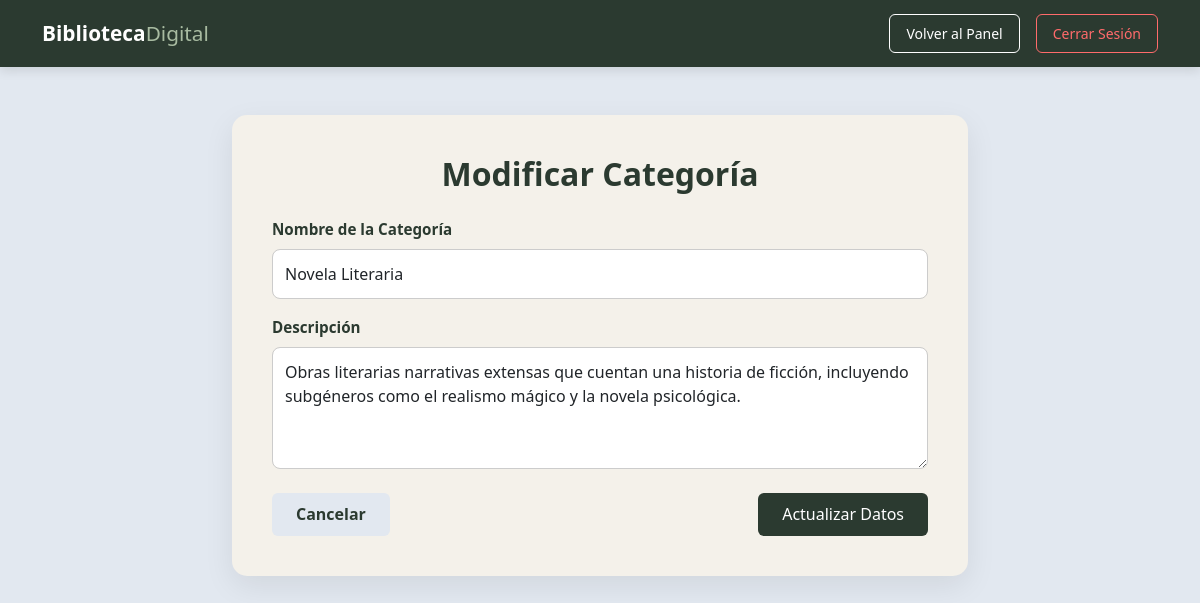
Screenshot of /categorias/categoria_editar.php?id=1 (signed in) with the database file from the repository.
### tables this page shows
CREATE TABLE `categorias` (
  `id` int(11) NOT NULL,
  `nombre` varchar(100) NOT NULL,
  `descripcion` text DEFAULT NULL
);

### categorias/categoria_editar.php (the view, shortened to what this page needs)
<?php
require '../config/conexion.php';
$id = intval($_GET['id']);
$sql = "SELECT * FROM categorias WHERE id = $id";
$resultado = $conn->query($sql);
if ($resultado && $resultado->num_rows > 0) {
    $categoria = $resultado->fetch_assoc();
} else {
    header("Location: categoria_lista.php");
    exit();
}
?>
<!DOCTYPE html>
<html lang="es">
<head>
    <link href="https://cdn.jsdelivr.net/npm/bootstrap@5.3.0/dist/css/bootstrap.min.css" rel="stylesheet">
</head>
<body>
    <nav class="navbar mb-5">
        <div class="container">
            <a class="navbar-brand" href="../dashboard.php">Biblioteca<span>Digital</span></a>
            <div class="d-flex">
                <a href="../dashboard.php" class="btn btn-sm btn-outline-light-custom me-3 px-3 py-2">Volver al Panel</a>
                <a href="../logout.php" class="btn btn-sm btn-logout px-3 py-2">Cerrar Sesión</a>
            </div>
        </div>
    </nav>
    <div class="container mb-5">
        <div class="row justify-content-center">
            <div class="col-md-8">
                <div class="main-card">
                    <h2 class="mb-4 text-center">Modificar Categoría</h2>
                    <form action="categoria_actualizar.php" method="POST">
                        <div class="mb-3">
                            <label class="form-label">Nombre de la Categoría</label>
                            <input type="text" class="form-control" name="nombre" value="<?= htmlspecialchars($categoria['nombre'] ?? '') ?>" required>
                        </div>
                        <div class="mb-4">
                            <label class="form-label">Descripción</label>
                            <textarea class="form-control" name="descripcion" rows="4" required><?= htmlspecialchars($categoria['descripcion'] ?? '') ?></textarea>
                        </div>
                        <div class="d-flex justify-content-between align-items-center">
                            <a href="categoria_lista.php" class="btn-return">Cancelar</a>
                            <button type="submit" class="btn-dark-green">Actualizar Datos</button>
                        </div>
                    </form>
                </div>
            </div>
        </div>
    </div>
</body>
</html>

### categorias/categoria_editar.php (style rules this page uses)
body { background-color: #e2e8f0; color: #333333; font-family: 'Segoe UI', Tahoma, Geneva, Verdana, sans-serif; }
.navbar { background-color: #2b3a30; box-shadow: 0 4px 10px rgba(0,0,0,0.1); padding: 0.8rem 0; }
.navbar-brand { color: #ffffff !important; font-weight: 700; font-size: 1.3rem; }
.navbar-brand span { color: #a8bba1; font-weight: 400; }
.btn-outline-light-custom { border: 1px solid #ffffff; color: #ffffff; border-radius: 6px; transition: all 0.2s; }
.btn-logout { border: 1px solid #ff6b6b; color: #ff6b6b; border-radius: 6px; transition: all 0.2s; }
.main-card { background-color: #f4f1ea; border: none; border-radius: 15px; box-shadow: 0 10px 30px rgba(0,0,0,0.08); padding: 2.5rem; }
h2 { color: #2b3a30; font-weight: 700; }
.btn-dark-green { background-color: #2b3a30; color: #ffffff; border: none; border-radius: 6px; font-weight: 500; padding: 0.6rem 1.5rem; transition: background-color 0.2s; }
.form-control { border: 1px solid #cccccc; border-radius: 8px; padding: 12px; background-color: #ffffff; }
label { color: #2b3a30; font-weight: 600; margin-bottom: 8px; font-size: 0.95rem; }
.btn-return { color: #2b3a30; background-color: #e2e8f0; border: none; border-radius: 6px; font-weight: 600; padding: 0.6rem 1.5rem; text-decoration: none; transition: background-color 0.2s; }

### rows the page displays
categorias: nombre "Novela Literaria", descripcion "Obras literarias narrativas extensas que cuentan una historia de ficción, incluyendo subgéneros como el realismo mágico y la novela psicológica."
